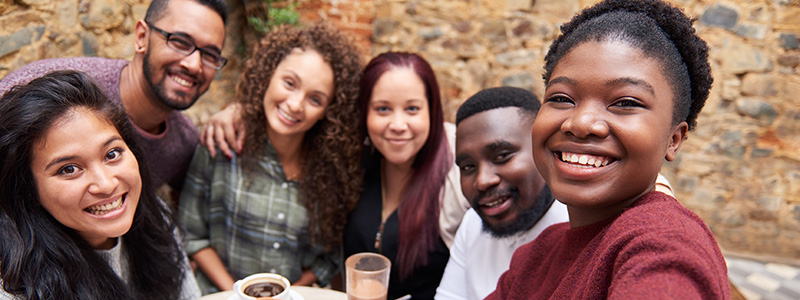
#> input picture Imges/group_img.jpeg, 800 x 300 px
$ python face_detection.py
#> lines starting #> are read from the running program, lines starting #| are printed output that depends on the picture; after the words box and inside, x2 and y2 are one past the last pixel; in counts of white or black regions, pixels touching at a corner belong together
import cv2
from random import randrange # use this to randomise the colour of the rectangles

#load the pre-trained data form opencv (haar cascade algorithm)
trained_faces = cv2.CascadeClassifier(cv2.data.haarcascades + 'haarcascade_frontalface_default.xml')

#choose image to detect faces in
img = cv2.imread('Imges/group_img.jpeg')
#> img is the input picture: shape (300, 800, 3); mean B, G, R 89.6, 100.1, 133.5

#Must convert image to grayscale for better detection
gray_image = cv2.cvtColor(img, cv2.COLOR_BGR2GRAY)
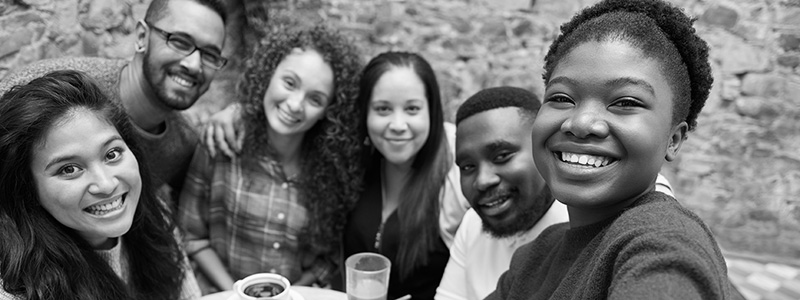
#> gray_image: shape (300, 800); min 0, max 255, mean 108.9

#Detects faces and gives us the coordinates of rectangle surrounding the face
face_coordinates = trained_faces.detectMultiScale(gray_image)
#> face_coordinates = [[356, 76, 83, 83], [144, 8, 100, 100], [26, 110, 130, 130], [432, 118, 110, 110], [527, 40, 154, 154]]
#print(face_coordinates)

#Draw rectangles around face_coordinates, use for loop to draw around multiple faces
for (x,y,w,h) in face_coordinates:
    cv2.rectangle(img, (x, y), (x+w, y+h), (randrange(100, 256), randrange(100, 256), randrange(100, 256)), 3)
#> this loop made 5 passes
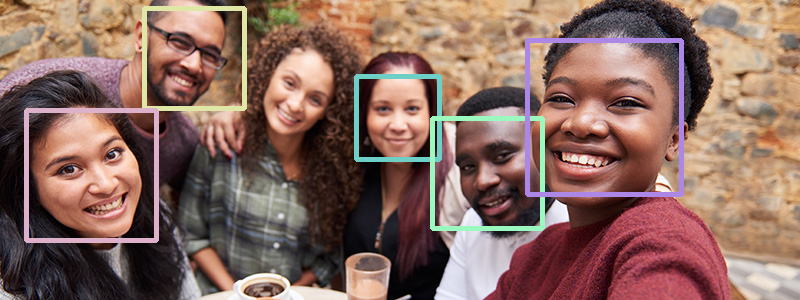
#> img: shape (300, 800, 3); 4.72% of pixels changed, all inside (x1, y1, x2, y2) = (24, 6, 684, 243)


#this will display the chosen image
cv2.imshow("Face Detection", img)
key = cv2.waitKey()
#> (key Esc is pressed here)

### Stop when 'Q' key is pressed
if key == 81 or key == 113:
    cv2.destroyAllWindows()


print("all is good")

$ run again, with Imges/test_img.jpeg copied over Imges/group_img.jpeg
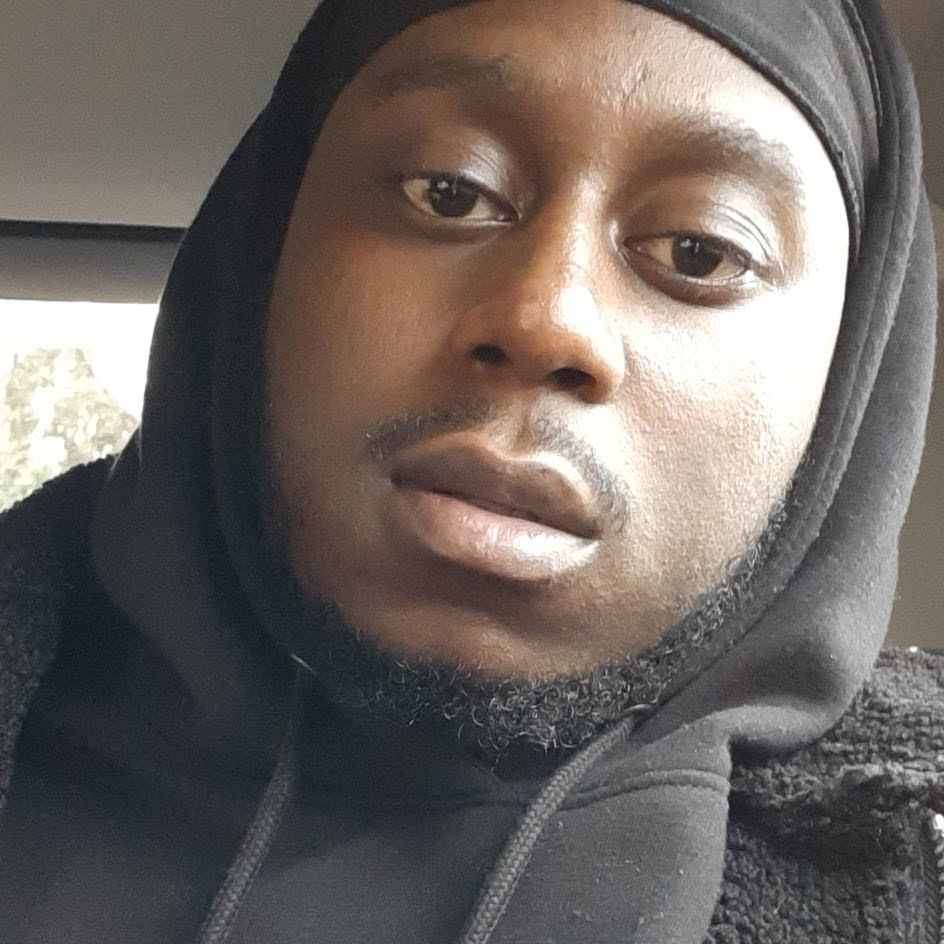
#> input picture Imges/test_img.jpeg, 944 x 944 px
#> img is the input picture: shape (944, 944, 3); mean B, G, R 97.5, 101.6, 108.9
#> `gray_image = cv2.cvtColor(img, cv2.COLOR_BGR2GRAY)`:
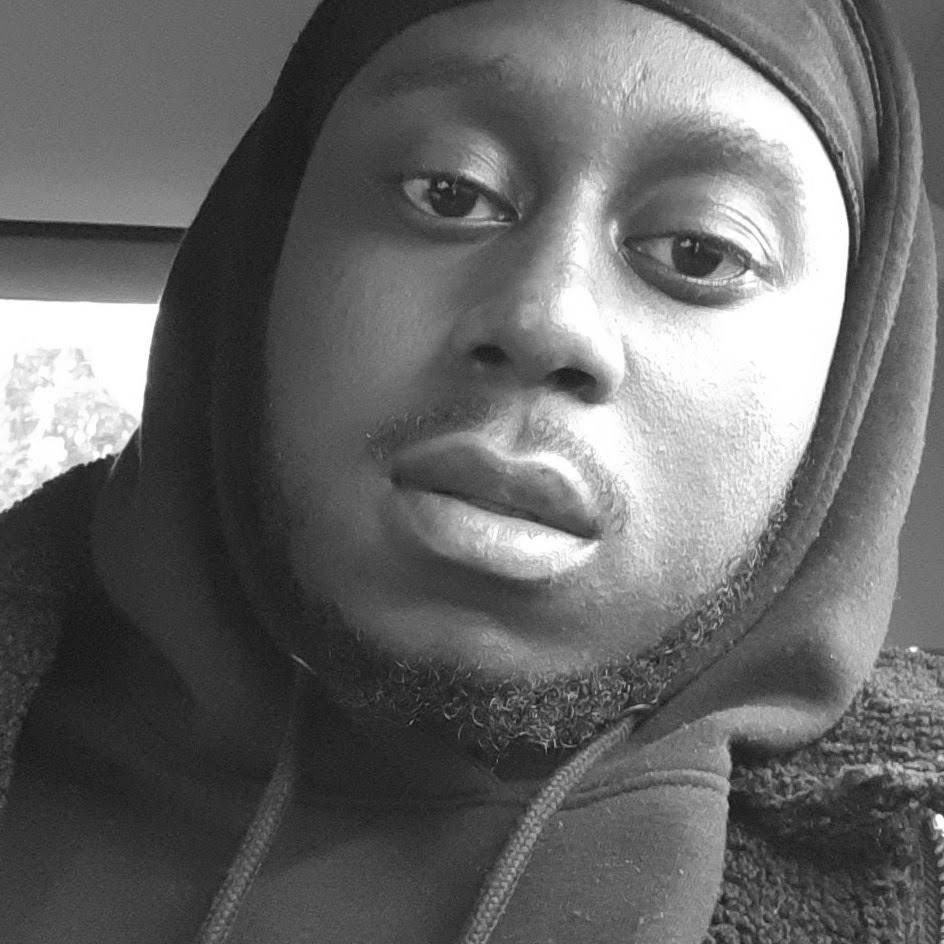
#> gray_image: shape (944, 944); min 17, max 255, mean 103.3
#> face_coordinates = ()

$ run again, with Imges/test_img2.jpeg copied over Imges/group_img.jpeg
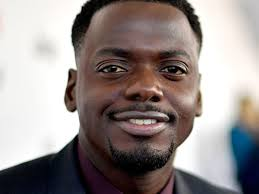
#> input picture Imges/test_img2.jpeg, 259 x 194 px
#> img is the input picture: shape (194, 259, 3); mean B, G, R 138.3, 140.2, 149.2
#> `gray_image = cv2.cvtColor(img, cv2.COLOR_BGR2GRAY)`:
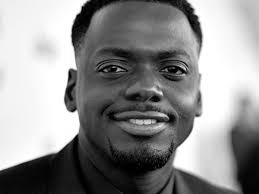
#> gray_image: shape (194, 259); min 0, max 255, mean 142.7
#> face_coordinates = [[77, 14, 133, 133]]
#> the loop `for (x,y,w,h) in face_coordinates:` made 1 pass
#> after the loop `for (x,y,w,h) in face_coordinates:`:
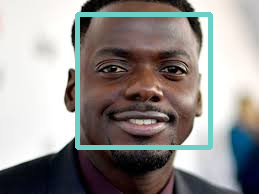
#> img: shape (194, 259, 3); 5.27% of pixels changed, all inside (x1, y1, x2, y2) = (75, 12, 213, 150)
